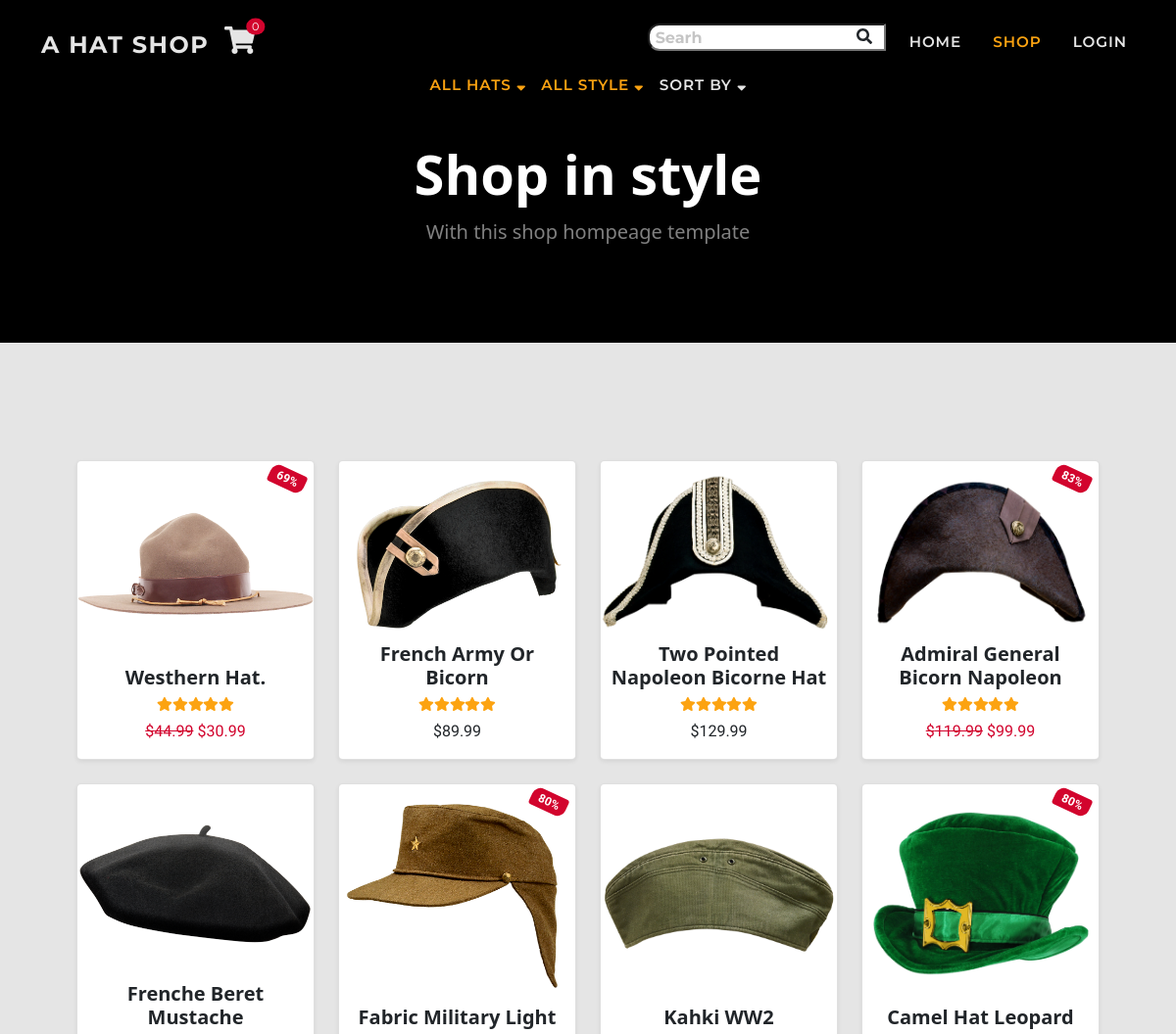
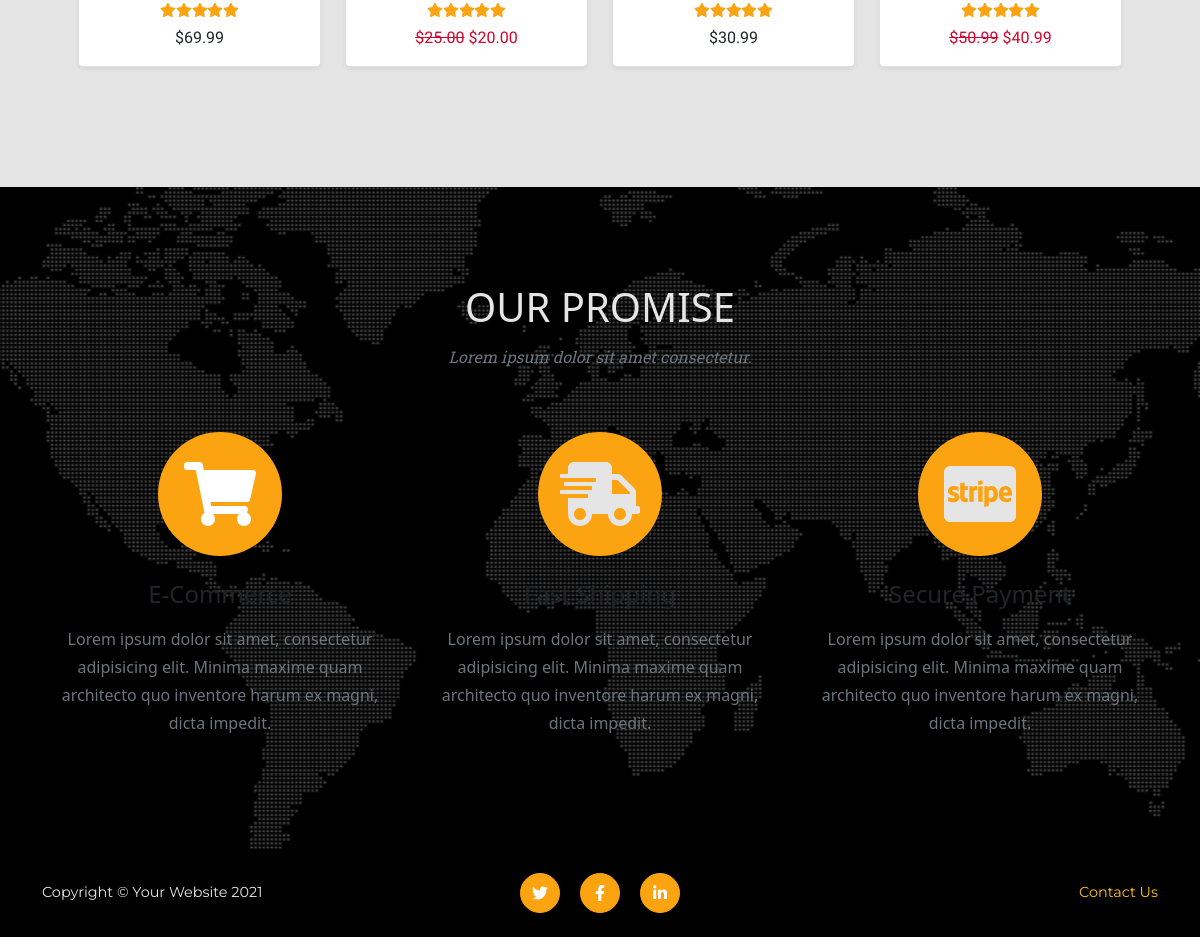
The app's page /shop/ with its own data (2 pictures, top to bottom).
### shop/models.py (models this page shows, shortened)
class Product(models.Model):
    sku = models.CharField(max_length=60)
    category = models.ForeignKey(
        'Category', null=True, blank=True,
        on_delete=models.SET_NULL)
    style = models.CharField(max_length=60)
    color = models.CharField(max_length=60)
    name = models.CharField(max_length=60)
    description = models.TextField(max_length=250)
    price = models.DecimalField(
        max_digits=6, decimal_places=2)
    image = models.ImageField(null=True, blank=True)
    sale = models.BooleanField(default=False)
    sale_price = models.DecimalField(
        max_digits=6, decimal_places=2,
        null=True, blank=True)
    item_count = models.IntegerField(
        blank=False, null=False, default=0)

### shop/views.py (the view, shortened to what this page needs)
# urls.py: path('shop/', include('shop.urls')),
def shop(request):
    products = Product.objects.all().order_by('-id')
    style_list = Product.objects.values('style').distinct()
    categories = Category.objects.all()
    category = 'all'
    sort_name = None
    sortkey = None
    style = 'all'
    query = 'None'
    shop = True
    context = {
        'style_list': style_list,
        'categories': categories,
        'sort_name': sort_name,
        'products': products,
        'sortkey': sortkey,
        'cat': category,
        'style': style,
        'shop': shop,
    }
    return render(request, 'shop/shop.html', context)

### cart/contexts.py (called while the page is built, shortened)
def cart_contents(request):
    cart_items = []
    total = 0
    item_count = 0
    cart = request.session.get('cart', {})
    if total < 50:
        delivery = total * Decimal(10 / 100)
        free_deivery = 50 * total
    else:
        delivery = 0
        free_deivery = 0
    grand_total = delivery + total
    context = {
        'cart_items': cart_items,
        'total': total,
        'item_count': item_count,
        'delivery': delivery,
        'free_deivery': free_deivery,
        'deivery_treshold': 10,
        'grand_total': grand_total,
    }
    return context

### shop/templates/shop/shop.html (shortened to what this page needs)
{% extends 'base.html' %}
{% load static %}
{% load thumbnail %}
{% block extr_nav %}
<li class="nav-item dropdown">
    <form class="form" method="GET" action="{% url 'shop' %}">
        <div class="input-group input-group-sm mb-3">
            <input type="text" class="search py-0" name="search" placeholder="Searh" aria-label="Search store">
            <div class="input-group-append">
                <button class="btn search-btn py-0" type="submit"><i class="fas fa-search"></i></button>
            </div>
        </div>
    </form>
</li>
{% endblock %}
{% block extr_nav_lg %}
<div class=" d-none d-md-block">
    <ul class="navbar-nav p-0 text-uppercase ms-auto py-lg-0">
        {% include 'includes/shop_nav.html' %}
    </ul>
</div>
{% endblock %}
{% block page_header %}
<header class="bg-black py-5">
    <div class="container px-4 px-lg-5 pt-5 my-5">
        <div class="text-center">
            <h1 class="display-4 text-white fw-bolder">Shop in style</h1>
            <p class="lead fw-normal text-white-50 mb-0">With this shop hompeage template</p>
        </div>
    </div>
</header>
{% endblock %}
{% block content %}
<section class="page-section">
    <div class="container mt-2 mt-sm-4 px-2 px-sm-4 px-lg-5">
        <div class="row gx-2 gx-sm-4 row-cols-2 row-cols-md-3 row-cols-xl-4 justify-content-center">
            {% for item in products %}
            <div class="col mb-2 mb-sm-4">
                <div class="card shadow-sm rounded-3 pt-2 justify-content-end h-100">
                    {% if item.sale %}
                    <div class="badge bg-danger text-white position-absolute numbers-font" style="top: 0.5rem; right: 0.5rem">
                        {% widthratio item.sale_price item.price 100 %}%
                    </div>
                    {% endif %}
                        <div class="h-100 d-flex align-items-center">
                            {% thumbnail item.image "250" as im %}
                            <img class="card-img-top" src="{{ im.url }}" alt="..." />
                            {% endthumbnail %}
                        </div>
                    <a class="card-img-overlay" href="{% url 'shop_item' item.id %}">
                    </a>
                    <div class="card-body p-2">
                        <div class="text-center align-items-end">
                            <h5 class="fw-bolder text-capitalize">{{ item.name }}</h5>
                            <a class="h-100 my-auto" href="{% url 'shop_item' item.id %}">
                            <div class="d-flex justify-content-center small text-warning mb-2">
                                <span class="fa fa-star checked"></span>
                                <span class="fa fa-star checked"></span>
                                <span class="fa fa-star checked"></span>
                                <span class="fa fa-star"></span>
                                <span class="fa fa-star"></span>
                            </div>
                        </a>
                            {% if item.sale %}
                            <span class="text-decoration-line-through text-danger numbers-font">${{ item.price }}</span>
                            <span class="text-danger numbers-font">${{ item.sale_price }} </span>
                            {% else %}
                            <span class="numbers-font">${{ item.price }} </span>
                            {% endif %}
                        </div>
                    </div>
                    <div class="card-footer pt-0 border-top-0 bg-transparent justify-self-end">
                    </div>
                </div>
            </div>
            {% endfor %}
        </div>
    </div>
</section>
{% endblock %}

### static/css/base.css (style rules this page uses)
:root { --bs-warning: #fca311; --bs-white: #ffffff; --bs-gray: #292929; --bs-light: #e5e5e5; --bs-dark: #000000; --bs-danger: #d2042d; --bs-success: #6a994e; --bs-primary: #292929; --bs-secondary: rgb(229, 229, 229); --bs-primary-rgb: 41, 41, 41; --bs-secondary-rgb: 229, 229, 229; --bs-warning-rgb: 252, 163, 17; --bs-success-rgb: 106, 153, 78; --bs-danger-rgb: 210, 4, 45; --bs-white-rgb: 255, 255, 255; --bs-light-rgb: 229, 229, 229; --bs-dark-rgb: 0, 0, 0; }
html { scroll-padding-top: 4.5rem; }
body { position: relative; overflow-x: hidden; background-color: #e5e5e5; }
p { line-height: 1.75; }
.page-section { padding: 6rem 0; }
@media (min-width: 768px) { section { padding: 9rem 0; } }
.btn { font-family: "Montserrat", -apple-system, BlinkMacSystemFont, "Segoe UI", Roboto, "Helvetica Neue", Arial, sans-serif, "Apple Color Emoji", "Segoe UI Emoji", "Segoe UI Symbol", "Noto Color Emoji"; font-weight: 700; letter-spacing: .06rem; }
.search { padding-left: 6px; border-radius: 12px; }
.search-btn { border-radius: 0px; margin-left: -42px; }
@media (min-width: 992px) { #mainNav .navbar-nav .nav-item { margin-right: 1rem; } }
.card-body { flex: 0 1 auto; padding: 1rem 1rem; }
.cart-conteiner .badge, .item .badge, .card .badge { transform: rotate(25deg); border-radius: 9px 3px; }
.numbers-font { font-family: 'Itim', cursive; }

### records on screen
Product: sale_price+price "69", shows a picture, name "Westhern Hat.", price "44.99", sale_price "30.99"
Product: shows a picture, name "French Army Or Bicorn", price "89.99"
Product: shows a picture, name "Two Pointed Napoleon Bicorne Hat", price "129.99"
Product: sale_price+price "83", shows a picture, name "Admiral General Bicorn Napoleon", price "119.99", sale_price "99.99"
Product: shows a picture, name "Frenche Beret Mustache", price "69.99"
Product: sale_price+price "80", shows a picture, name "Fabric Military Light", price "25.00", sale_price "20.00"
Product: shows a picture, name "Kahki WW2", price "30.99"
Product: sale_price+price "80", shows a picture, name "Camel Hat Leopard", price "50.99", sale_price "40.99"

### other values on screen
{{ item_count }} "0"
{{ cat }} "ALL"
{{ style }} "ALL"
